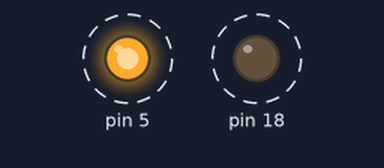
Bench run of a sketch on a simulated Arduino Uno, built with avr-gcc and run on an emulated ATmega328P. Parts: output pins drawn as LEDs (lit = HIGH). Dashed ring = blinking.

Above: at 0.5 s.
Timing chart, 0 to 4.6 s (numbered marks = the images above):
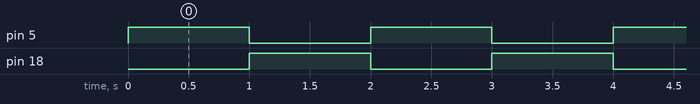

The sketch:

sketch_sep3a.ino
```cpp
void setup() {
  pinMode(5, OUTPUT);
  pinMode(18, OUTPUT);
}

void loop() {
  digitalWrite(5, HIGH);
  digitalWrite(18, LOW);
  delay(1000);

  digitalWrite(5, LOW);
  digitalWrite(18, HIGH);
  delay(1000);
}
```

Measured:
- by itself, pin 5, pin 18: alternates HIGH for 1.0 s and LOW for 1.0 s
